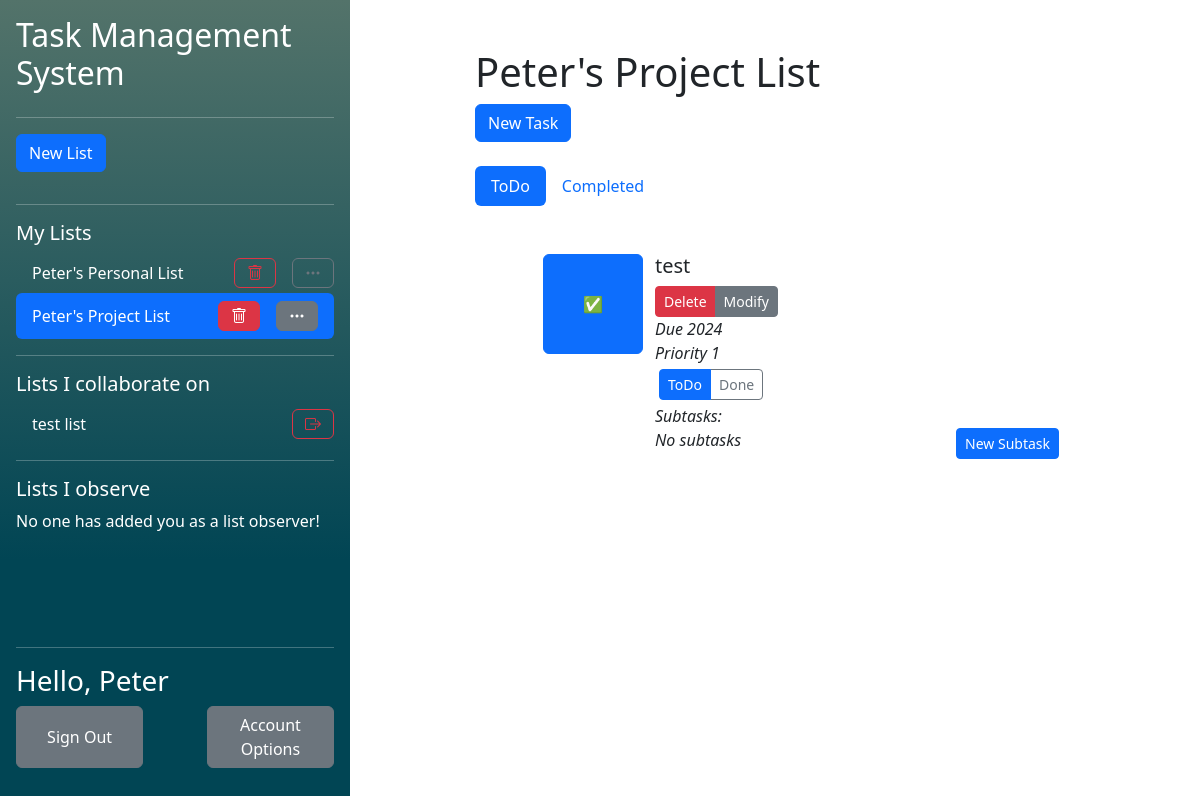
Screenshot of /php/index.php?listid=2 (signed in) with the database file from the repository.
### tables this page shows
CREATE TABLE "UserLists" (
	"user_id"	TEXT,
	"list_id"	TEXT,
	"collaborator"	INTEGER,
	"observer"	INTEGER,
	PRIMARY KEY("user_id","list_id"),
	FOREIGN KEY("user_id") REFERENCES "Users"("user_id") ON DELETE CASCADE ON UPDATE CASCADE,
	FOREIGN KEY("list_id") REFERENCES "Lists"("list_id") ON DELETE CASCADE ON UPDATE CASCADE
);

CREATE TABLE "Lists"
(
    list_id        INTEGER not null
        primary key autoincrement,
    list_name      TEXT    not null,
    list_completed REAL    not null
);

CREATE TABLE "Users" (
	"user_id"	INTEGER NOT NULL,
	"user_name"	TEXT NOT NULL UNIQUE,
	"email"	TEXT NOT NULL UNIQUE,
	"password_hash"	TEXT NOT NULL,
	"first_name"	TEXT NOT NULL,
	"last_name"	TEXT NOT NULL,
	PRIMARY KEY("user_id")
);

CREATE TABLE "Tasks" (
	"task_id"	INTEGER NOT NULL UNIQUE,
	"task_name"	TEXT NOT NULL,
	"task_completed"	INTEGER NOT NULL,
	"list_id"	INTEGER NOT NULL,
	"order_in_list"	INTEGER NOT NULL,
	"assigned_collaborator_id"	INTEGER,
	"task_due_date"	INTEGER,
	"task_priority"	INTEGER,
	FOREIGN KEY("assigned_collaborator_id") REFERENCES "Users"("user_id"),
	FOREIGN KEY("list_id") REFERENCES "Lists"("list_id") ON DELETE CASCADE,
	PRIMARY KEY("task_id" AUTOINCREMENT)
);

### php/components/TaskList.php (the view, shortened to what the rows shown need)
<?php require 'components/NewTaskPopup.php';
$listid = isset($_GET['listid']) ? $_GET['listid'] : false;
?>
<h1>
    <?php if (getListNameFromID($listid) != false && array_key_exists('list_name', getListNameFromID($listid)[0])) echo getListNameFromID($listid)[0]['list_name']?>
</h1>
<?php if ($listid != false):?>
<?php if(checkUserListAccess(htmlspecialchars($listid), getUIDFromCreds())): ?>
    <button type="button" class="btn btn-primary" data-bs-toggle="modal" data-bs-target="#NewTaskModal">
        New Task
    </button>
<?php else: ?>
    A list created by <b><?php echo getListOwnerFullName($listid)?></b><br/>
<?php endif;?>
<br/><br/>
<div>
    <ul class="nav nav-pills mb-3" id="pills-tab" role="tablist">
    </ul>
</div>
<div class="tab-content" id="pills-tabContent">
    <div class="tab-pane fade show active" id="pills-todo" role="tabpanel" aria-labelledby="pills-todo-tab" tabindex="0">
        <div class="p-3">
            <ol>
                <?php
                if (getUncompletedTasksFromList($listid) != null):
                foreach (getUncompletedTasksFromList($listid) as $item):?>
                    <ul>
                            <div class="row">
                                <button class='btn btn-primary col' style="flex: none; width: 10%; min-width: 100px; height: 10%; min-height: 100px;" type='submit' name="<?php echo $item['task_id']?>" form="complete<?php echo $item['task_id']?>">✅</button>
                                <div class="col">
                                    <div class="row">
                                        <div class="col">
                                            <h5><?php echo $item['task_name']?></h5>
                                        </div>
                                        <br/>
                                        <?php if (checkUserListAccess($listid, getUIDFromCreds())):?>
                                        <div>
                                            <div class="btn-group">
                                                <button class="btn btn-danger btn-sm" onclick="window.location.href='deleteTask.php?taskid=<?php echo $item['task_id'];?>'">Delete</button>
                                                <button class="btn btn-secondary btn-sm" onclick="window.location.href='modifyTask.php?taskid=<?php echo $item['task_id'];?>'">Modify</button>
                                            </div>
                                        </div>
                                        <?php endif;?>
                                        <i><?php if(isset($item['task_due_date'])){
                                                echo "Due ".$item['task_due_date'];
                                            } else {
                                                echo 'No due date';
                                            }?></i> <br/>
                                        <i><?php if(($item['task_priority']) != 0){
                                                echo 'Priority '.$item['task_priority'];
                                            } else {
                                                echo 'No priority';
                                            }?></i>
                                    </div>
                                    <div class="">
                                        <ul class="btn-group p-1" id="pills-tab-subtask<?php echo $item['task_id']?>" role="tablist">
                                                <button class="btn btn-outline-primary active btn-sm" id="pills-subtask-uncomplete-<?php echo $item['task_id']?>-tab" data-bs-toggle="pill" data-bs-target="#pills-subtask-uncomplete-<?php echo $item['task_id']?>" type="button" roll="tab">ToDo</button>
                                                <button class="btn btn-outline-secondary btn-sm" id="pills-subtask-complete-<?php echo $item['task_id']?>-tab" data-bs-toggle="pill" data-bs-target="#pills-subtask-complete-<?php echo $item['task_id']?>" type="button" roll="tab">Done</button>
                                        </ul>
                                    </div>
                                    <div class="tab-content" id="pills-tabContent-subtask">
                                        <div class="tab-pane fade show active" id="pills-subtask-uncomplete-<?php echo $item['task_id']?>" role="tabpanel" aria-labelledby="pills-subtask-uncomplete-<?php echo $item['task_id']?>-tab" tabindex="0">
                                            <div class="flex-grow-1 align-middle"><i class="align-middle">Subtasks:</i></div>
                                            <?php if(getUncompletedSubtasksFromTask($item['task_id']) != null): ?>
                                            <div class="d-flex flex-row pb-1">
                                                <div>
                                                    <?php if (!checkObserverListAccess($listid, getUIDFromCreds())):?> <button class="btn btn-primary btn-sm" type="submit" onclick="window.location.href='newSubTask.php?taskid=<?php echo $item['task_id']?>'">New Subtask</button> <?php endif;?>
                                                </div>
                                            </div>
                                                <?php $bgcolour = true;?>
                                                <?php foreach (getUncompletedSubtasksFromTask($item['task_id']) as $subtask): ?>
                                                    <form id="completeSubtask<?php echo $subtask['sub_task_id']?>" action="<?php echo htmlspecialchars($_SERVER["PHP_SELF"])."?subtaskid=".$subtask['sub_task_id']."&type=completesubtask&listid=".$listid;?>" method="post" name="completeSubtask" style="height: 0px; width: 0px" hidden></form>
                                                    <div class=" d-flex flex-row rounded"  <?php if($bgcolour) {
                                                                                                echo 'style="background-color: darkgrey"';
                                                                                                $bgcolour = false;
                                                                                                } else{
                                                                                                $bgcolour = true;
                                                                                            }?>>
                                                            <div class="p-1">
                                                                <button form="completeSubtask<?php echo $subtask['sub_task_id']?>" class="btn btn-primary btn-sm" type="submit">✅</button>
                                                            </div>
                                                            <div class="p-1 flex-grow-1">
                                                                <i><b><?php echo $subtask["sub_task_name"];?></b></i>
                                                            </div>
                                                            <div class="p-1">
                                                                <i><?php if(isset($subtask['sub_task_due_date'])){
                                                                        echo "Due ".$subtask['sub_task_due_date'];
                                                                    } else {
                                                                        echo 'No due date';
                                                                    }?></i>
                                                            </div>
                                                                <div class="p-1 pe-2">
                                                                    <i><?php if(($subtask['sub_task_priority']) != 0){
                                                                            echo 'Priority '.$subtask['sub_task_priority'];
                                                                        } else {
                                                                            echo 'No priority';
                                                                        }?></i>
                                                                </div>
                                                    </div>
                                                <?php endforeach;?>
                                            <?php else:?>
                                            <div class="d-flex">
                                                <i class="flex-grow-1 col">No subtasks</i>
                                                <?php if (!checkObserverListAccess($listid, getUIDFromCreds())):?> <button class="btn btn-primary btn-sm" type="submit" onclick="window.location.href='newSubTask.php?taskid=<?php echo $item['task_id']?>'">New Subtask</button> <?php endif;?>
                                            </div>
                                            <?php endif;?>
                                        </div>
                                    </div>
                                </div>
                            </div>
                    </ul>
                <?php endforeach;
                else:?>
                <h2>You have no Tasks!</h2>
                Create a task using the new task button, or ask the list administrator.
                <?php endif;?>
            </ol>
        </div>
    </div>
</div>
<?php else: ?>
<h1>No List selected!</h1>
Create or select a list using the sidebar!
<?php endif;?>

### php/index.php (shortened to what the rows shown need)
<?php
    require ('functions/DatabaseFunctions.php');
    require ('functions/TaskFunctions.php');
    $name = getFirstName();
?>
<?php require "../css/css.php"?>
<?php require "components/pagetop.php"?>
<main class="d-flex flex-nowrap h-100">
    <div class="d-flex flex-column flex-shrink-0 p-3 background align-items-stretch h-100" style="width: 350px">
        <h2>Task Management System</h2>
        <?php require 'components/ListList.php'?>
        <div class="mt-auto">
            <hr/>
            <h3>Hello, <?php echo $name?></h3>
            <form class="d-flex flex-row mb-3 justify-content-between" method="post" action="accountOptions.php">
                <button class="btn btn-secondary" style="width: 40%" type="submit" name="signOut" value="signOut">Sign Out</button>
                <button class="btn btn-secondary" style="width: 40%" type="submit">Account Options</button>
            </form>
        </div>
    </div>
    <div class="mx-auto w-50 m-5">
        <?php require 'components/TaskList.php'?>
    </div>
</main>

### php/components/ListList.php (shortened to what the rows shown need)
<?php $ListIDInURL = isset($_GET['listid']) ? $_GET['listid'] : false;?>
<ul class="nav nav-pills flex-column mb-auto overflow-y-auto">
    <?php
    if (getOwnedListsForCurrentUser() != null):
        foreach (getOwnedListsForCurrentUser() as $listID):
            if($listID[0] == $ListIDInURL):?>
                <li class="hstack gap-3 nav-link active text-white">
                    <div class="">
                        <?php echo getListNameFromID($listID[0])[0][0]?>
                    </div>
                    <button class="btn btn-danger ms-auto" onclick="location.href='listAction.php?action=delete&listid=<?php echo $ListIDInURL?>'"><i class="bi bi-trash"></i></button>
                    <button class="btn btn-secondary"  onclick="location.href='modifyList.php?listid=<?php echo $ListIDInURL?>'"><i class="bi bi-three-dots"></i></button>
                </li>
            <?php else:?>
                <li class="hstack gap-3">
                    <div class="nav-link text-white">
                        <a class="navbarList" href="<?php echo "index.php?listid=$listID[0]"?>">
                            <?php echo getListNameFromID($listID[0])[0][0]?>
                        </a>
                    </div>
                    <button class="btn btn-outline-danger ms-auto" onclick="location.href='listAction.php?action=delete&listid=<?php echo $ListIDInURL?>'"><i class="bi bi-trash"></i></button>
                    <button class="btn btn-outline-secondary" onclick="location.href='modifyList.php?listid=<?php echo $ListIDInURL?>'"><i class="bi bi-three-dots"></i></button>
                </li>
            <?php endif;?>
    <?php endforeach;
    else:?>
        You have not created a list! Click the <b>"New List"</b> button to get started!
    <?php endif;?>
    <?php
    if (getCollabListsForCurrentUser() != null):
        foreach (getCollabListsForCurrentUser() as $listID):
            if($listID[0] == $ListIDInURL):?>
                <li class="hstack gap-3 nav-link active text-white">
                    <div class="">
                        <?php echo getListNameFromID($listID[0])[0][0]?>
                    </div>
                    <button class="btn btn-danger ms-auto" onclick="location.href='listAction.php?action=leave&listid=<?php echo $ListIDInURL?>'"><i class="bi bi-box-arrow-right"></i></button>
                </li>
            <?php else:?>
                <li class="hstack gap-3">
                    <div class="nav-link text-white">
                        <a class="navbarList" href="<?php echo "index.php?listid=$listID[0]"?>">
                            <?php echo getListNameFromID($listID[0])[0][0]?>
                        </a>
                    </div>
                    <button class="btn btn-outline-danger ms-auto" onclick="location.href='listAction.php?action=leave&listid=<?php echo $ListIDInURL?>'"><i class="bi bi-box-arrow-right"></i></button>
                </li>
            <?php endif;?>
        <?php endforeach;
     else:?>
     No one has shared a list with you!
    <?php endif;?>
    <?php if (getObserverListsForCurrentUser() != null):
        foreach (getObserverListsForCurrentUser() as $listID):
        if($listID[0] == $ListIDInURL):?>
            <li class="hstack gap-3 nav-link active text-white">
                <div class="">
                    <?php echo getListNameFromID($listID[0])[0][0]?>
                </div>
                <button class="btn btn-danger ms-auto" onclick="location.href='listAction.php?action=leave&listid=<?php echo $ListIDInURL?>'"><i class="bi bi-box-arrow-right"></i></button>
            </li>
        <?php else:?>
            <li class="hstack gap-3">
                <div class="nav-link text-white">
                    <a class="navbarList" href="<?php echo "index.php?listid=$listID[0]"?>">
                        <?php echo getListNameFromID($listID[0])[0][0]?>
                    </a>
                </div>
                <button class="btn btn-outline-danger ms-auto" onclick="location.href='listAction.php?action=leave&listid=<?php echo $ListIDInURL?>'"><i class="bi bi-box-arrow-right"></i></button>
            </li>
        <?php endif;?>
    <?php endforeach; else:?>
    No one has added you as a list observer!
    <?php endif;?>
</ul>

### rows the page displays
userlists: list.list_name "Peter's Personal List"
userlists: list.list_name "Peter's Project List"
userlists: list.list_name "test list"
users: name "Peter"
lists: list_name "Peter's Project List"
tasks: task_name "test", task_due_date "2024", task_priority "1"
